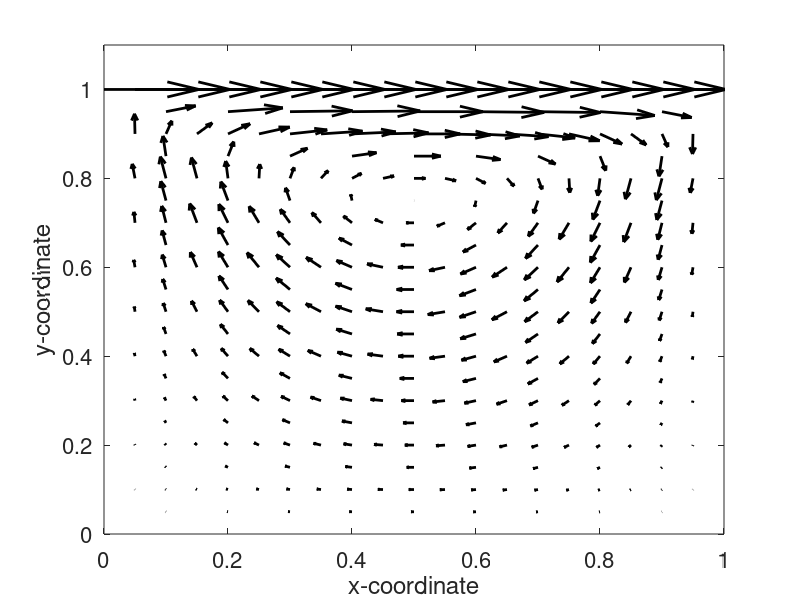

The MATLAB script that drew this image:
load sol.dat; % load solution
figure(1)
quiver(sol(:,2), sol(:,3), sol(:,4), sol(:,5),2.0,...
       'Color',[0 0 0],'LineWidth',2);   % plotting
axis([0 1 0 1.1]);       % set axis range
xlabel('x-coordinate');  % set xlabel
ylabel('y-coordinate');  % set ylabel
set(gca,'fontsize',16);  % set font size
